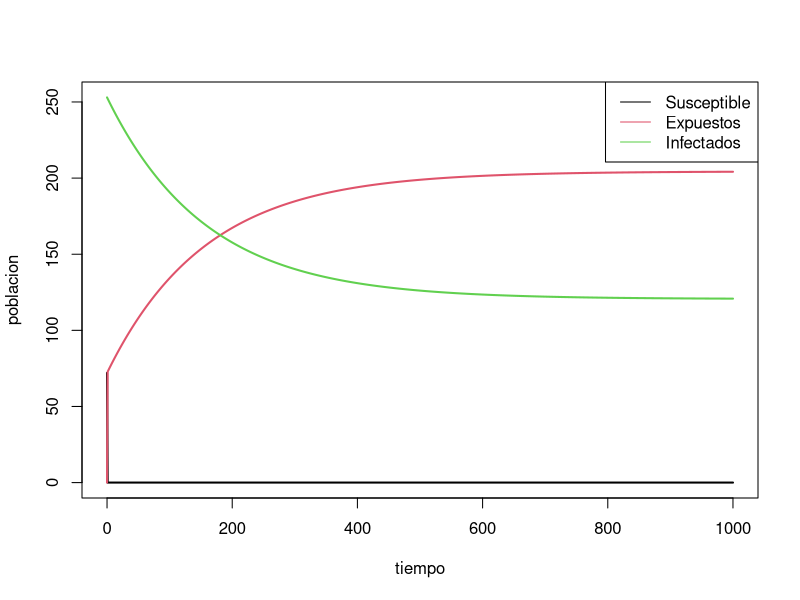
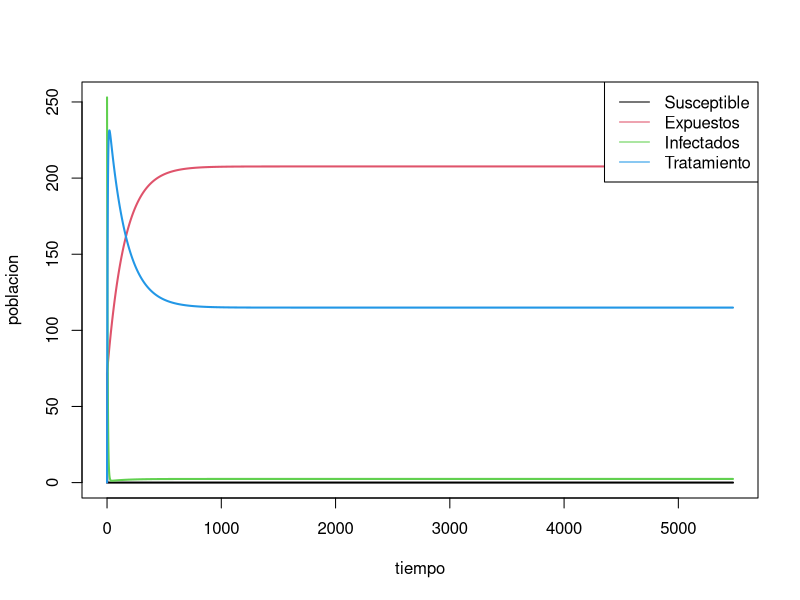
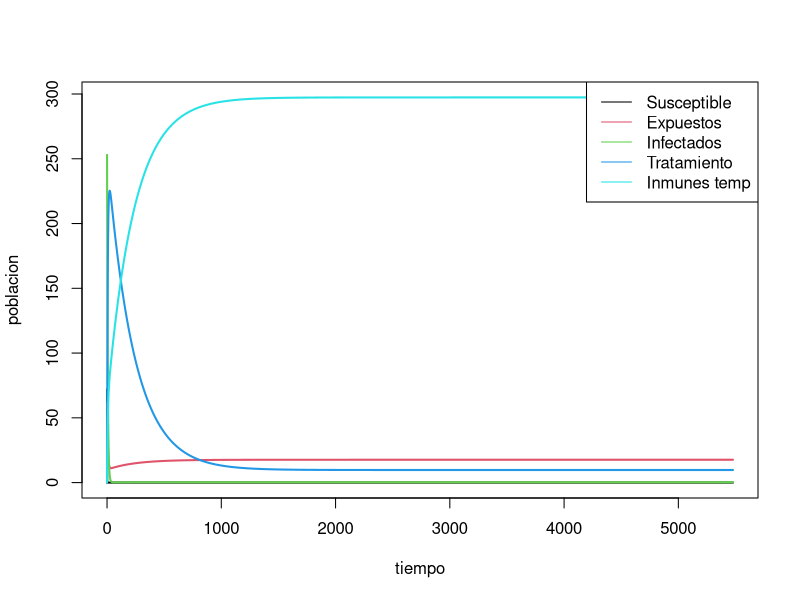
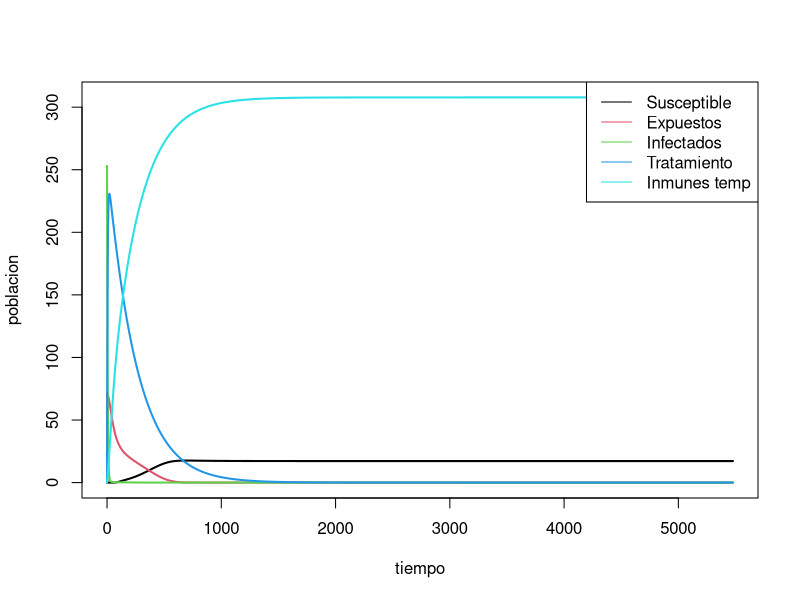
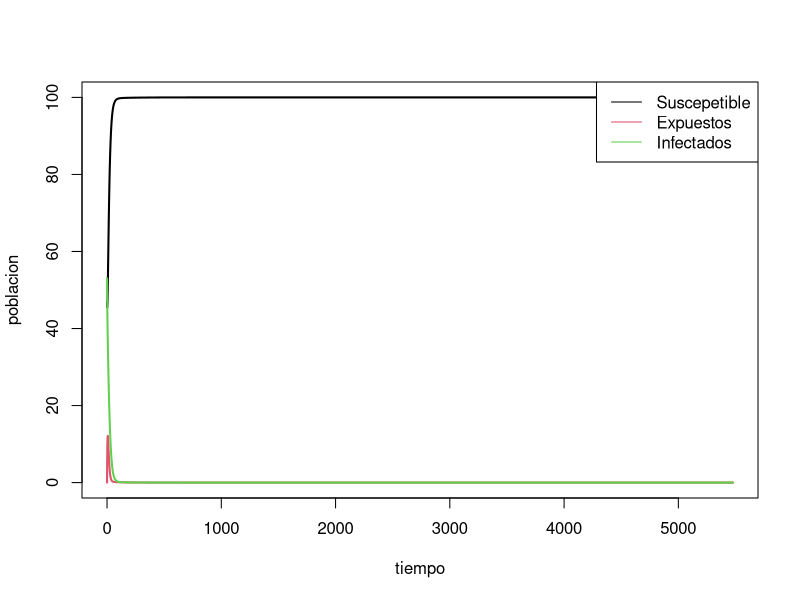
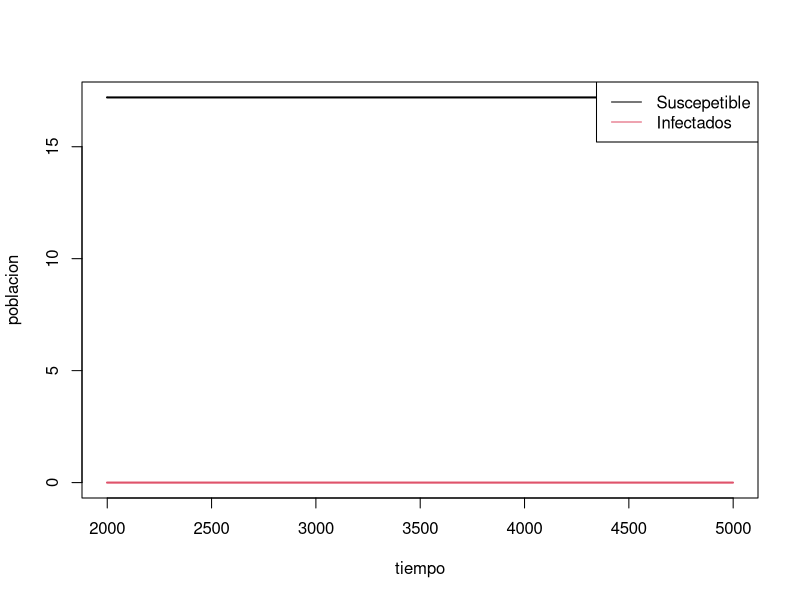

Generate these figures, in order, with R:
#### 


library(deSolve)
library(ggplot2)
library(gridExtra)


## MODELO 1 PROPUESTO

sin.tratamiento <- function(time,state,parameters){
  with(as.list(c(state, parameters)), {
    dSm <- -beta1 * Sm * Ih - mu1 * Sm + nu1 *(Sm + Em + Im)
    dEm <- beta1 * Sm * Ih - sigma * Em - mu1 * Em
    dIm <- sigma * Em - mu1 * Im
    dSh <- nu2 * (Sh + Eh + Ih) - beta2 * Sh * Im - mu2 * Sh
    dEh <- beta2 * Sh * Im - alpha * Eh - mu2 * Eh
    dIh <- alpha * Eh - mu2 * Ih
    return(list(c(dSm, dEm, dIm, dSh, dEh, dIh)))
  })
}


##parametros
b1 <- 0.048
b2 <- 24.96
nu1 <- 0.071
nu2 <- 0.004
mu1 <- 0.071
mu2 <- 0.004
s <- 0.0714
a <- 0.00236

parameters <- c(beta1= b1, beta2= b2, nu1= nu1, nu2= nu2,
                mu1= mu1, mu2= mu2, sigma= s, alpha= a)
state <- c(Sm= 47, Em= 0, Im= 53, Sh= 72, Eh= 0, Ih= 253)
time <- seq(0,1000, by= 1)

out_modelo1 <- ode(y = state, times = time, func = sin.tratamiento, parms = parameters)

##graficas

matplot(out_modelo1 [,1], out_modelo1 [, 5:7], type = "l", xlab= "tiempo", ylab="poblacion", lwd= 2, lty= 1)
legend("topright", c("Susceptible", "Expuestos","Infectados"), col = 1:3, lty=1)



## MODELO 2 PROPUESTO
tratamiento.infectivos <- function(time,state,parameters){
  with(as.list(c(state, parameters)), {
    dSm <- -beta1 * Sm * Ih - mu1 * Sm + nu1 *(Sm + Em + Im) 
    dEm <- beta1 * Sm * Ih - sigma * Em - mu1 * Em
    dIm <- sigma * Em - mu1 * Im
    dSh <- nu2 * (Sh + Eh + Ih + Th) - beta2 * Sh * Im - mu2 * Sh + rho * Th
    dEh <- beta2 * Sh * Im - alpha * Eh - mu2 * Eh
    dIh <- alpha * Eh - gamma * Ih - mu2 * Ih
    dTh <- gamma * Ih - rho * Th - mu2 * Th
    return(list(c(dSm, dEm, dIm, dSh, dEh, dIh, dTh)))
  })
}

##parametros
b1 <- 0.048
b2 <- 24.96
nu1 <- 0.071
nu2 <- 0.004
mu1 <- 0.071
mu2 <- 0.004
s <- 0.0714
a <- 0.00236
g <- 0.2
r <- 0.00018

parameters <- c(beta1= b1, beta2= b2, nu1= nu1, nu2= nu2,
                mu1= mu1, mu2= mu2, sigma= s, alpha= a,
                gamma= g, rho= r)
state <- c(Sm= 47, Em= 0, Im= 53, Sh= 72, Eh= 0, Ih= 253, Th= 0)
time <- seq(0,5478, by= 1)

out_modelo2 <- ode(y = state, times = time, func = tratamiento.infectivos, parms = parameters)

##graficas

matplot(out_modelo2 [,1], out_modelo2 [, 5:8], type = "l", xlab= "tiempo", ylab="poblacion", lwd= 2, lty= 1)
legend("topright", c("Susceptible", "Expuestos","Infectados", "Tratamiento"), col = 1:4, lty=1)


## MODELO 3 PROPUESTO
tratamiento.aleatorio <- function(time,state,parameters){
  with(as.list(c(state, parameters)), {
    dSm <- -beta1 * Sm * Ih - mu1 * Sm + nu1 *(Sm + Em + Im) 
    dEm <- beta1 * Sm * Ih - sigma * Em - mu1 * Em
    dIm <- sigma * Em - mu1 * Im
    dSh <- nu2 * (Sh + Eh + Ih + Th + Mh) - beta2 * Sh * Im - mu2 * Sh + rho * Th - gamma * Sh * pi + theta * Mh
    dEh <- beta2 * Sh * Im - alpha * Eh - mu2 * Eh - gamma * Eh * pi
    dIh <- alpha * Eh - gamma * pi * Ih - mu2 * Ih
    dTh <- gamma * pi * Ih - rho * Th - mu2 * Th
    dMh <- gamma * pi * (Sh + Eh) - theta * Mh - mu2 * Mh
    return(list(c(dSm, dEm, dIm, dSh, dEh, dIh, dTh, dMh)))
  })
}


##parametros
b1 <- 0.048
b2 <- 24.96
nu1 <- 0.071
nu2 <- 0.004
mu1 <- 0.071
mu2 <- 0.004
s <- 0.0714
a <- 0.00236
g <- 0.2
r <- 0.00018
p <- 0.8
t <- 0.0055

parameters <- c(beta1= b1, beta2= b2, nu1= nu1, nu2= nu2,
                mu1= mu1, mu2= mu2, sigma= s, alpha= a,
                gamma= g, rho= r, pi= p, theta= t)
state <- c(Sm= 47, Em= 0, Im= 53, Sh= 72, Eh= 0, Ih= 253, Th= 0, Mh= 0)
time <- seq(0,5478, by= 1)

out_modelo3 <- ode(y = state, times = time, func = tratamiento.aleatorio, parms = parameters)

##graficas

matplot(out_modelo3 [,1], out_modelo3 [, 5:9], type = "l", xlab= "tiempo", ylab="poblacion", lwd= 2, lty= 1)
legend("topright", c("Susceptible", "Expuestos","Infectados", "Tratamiento", "Inmunes temp"), col = 1:5, lty=1)


## MODELO 4 PROPUESTO
tratamiento.general <- function(time,state,parameters){
  with(as.list(c(state, parameters)), {
    dSm <- -beta1 * Sm * Ih - mu1 * Sm + nu1 *(Sm + Em + Im) 
    dEm <- beta1 * Sm * Ih - sigma * Em - mu1 * Em
    dIm <- sigma * Em - mu1 * Im
    dSh <- nu2 * (Sh + Eh + Ih + Th + Mh) - beta2 * Sh * Im * (1 - (pi - ((Ih + Th)/(Sh + Eh + Ih + Th + Mh)))) - mu2 * Sh + rho * Th - gamma * Sh * (pi - ((Ih + Th)/(Sh + Eh + Ih + Th + Mh))) + theta * Mh
    dEh <- beta2 * Sh * Im * (1 - (pi - ((Ih + Th)/(Sh + Eh + Ih + Th + Mh)))) - alpha * Eh * (1 - (pi - ((Ih + Th)/(Sh + Eh + Ih + Th + Mh)))) - mu2 * Eh - gamma * Eh * (pi - ((Ih + Th)/(Sh + Eh + Ih + Th + Mh)))
    dIh <- alpha * Eh * (1 - (pi - ((Ih + Th)/(Sh + Eh + Ih + Th + Mh)))) - gamma * Ih - mu2 * Ih
    dTh <- gamma * Ih - rho * Th - mu2 * Th
    dMh <- gamma * (pi - ((Ih + Th)/(Sh + Eh + Ih + Th + Mh))) * (Sh + Eh) - theta * Mh - mu2 * Mh
    return(list(c(dSm, dEm, dIm, dSh, dEh, dIh, dTh, dMh)))
  })
}


##parametros
b1 <- 0.00048
b2 <- 24.96
nu1 <- 0.071
nu2 <- 0.004
mu1 <- 0.071
mu2 <- 0.004
s <- 0.0714
a <- 0.00236
g <- 0.2
r <- 0.00018
p <- 0.85
t <- 0.0055

parameters <- c(beta1= b1, beta2= b2, nu1= nu1, nu2= nu2,
                mu1= mu1, mu2= mu2, sigma= s, alpha= a,
                gamma= g, rho= r, pi= p, theta= t)
state <- c(Sm= 47, Em= 0, Im= 53, Sh= 72, Eh= 0, Ih= 253, Th= 0, Mh= 0)
time <- seq(0,5478, by= 1)

out_modelo4 <- ode(y = state, times = time, func = tratamiento.general, parms = parameters)

##graficas

matplot(out_modelo4 [,1], out_modelo4 [, 5:9], type = "l", xlab= "tiempo", ylab="poblacion", lwd= 2, lty= 1)
legend("topright", c("Susceptible", "Expuestos","Infectados", "Tratamiento", "Inmunes temp"), col = 1:5, lty=1)

matplot(out_modelo4 [,1], out_modelo4 [, 2:4], type = "l", xlab= "tiempo", ylab="poblacion", lwd= 2, lty= 1)
legend("topright", c("Suscepetible", "Expuestos","Infectados"), col = 1:3, lty=1)

matplot(out_modelo4 [2000:5000,1], out_modelo4 [2000:5000, c(5, 7)], type = "l", xlab= "tiempo", ylab="poblacion", lwd= 2, lty= 1)
legend("topright", c("Suscepetible", "Infectados"), col = 1:2, lty=1)
